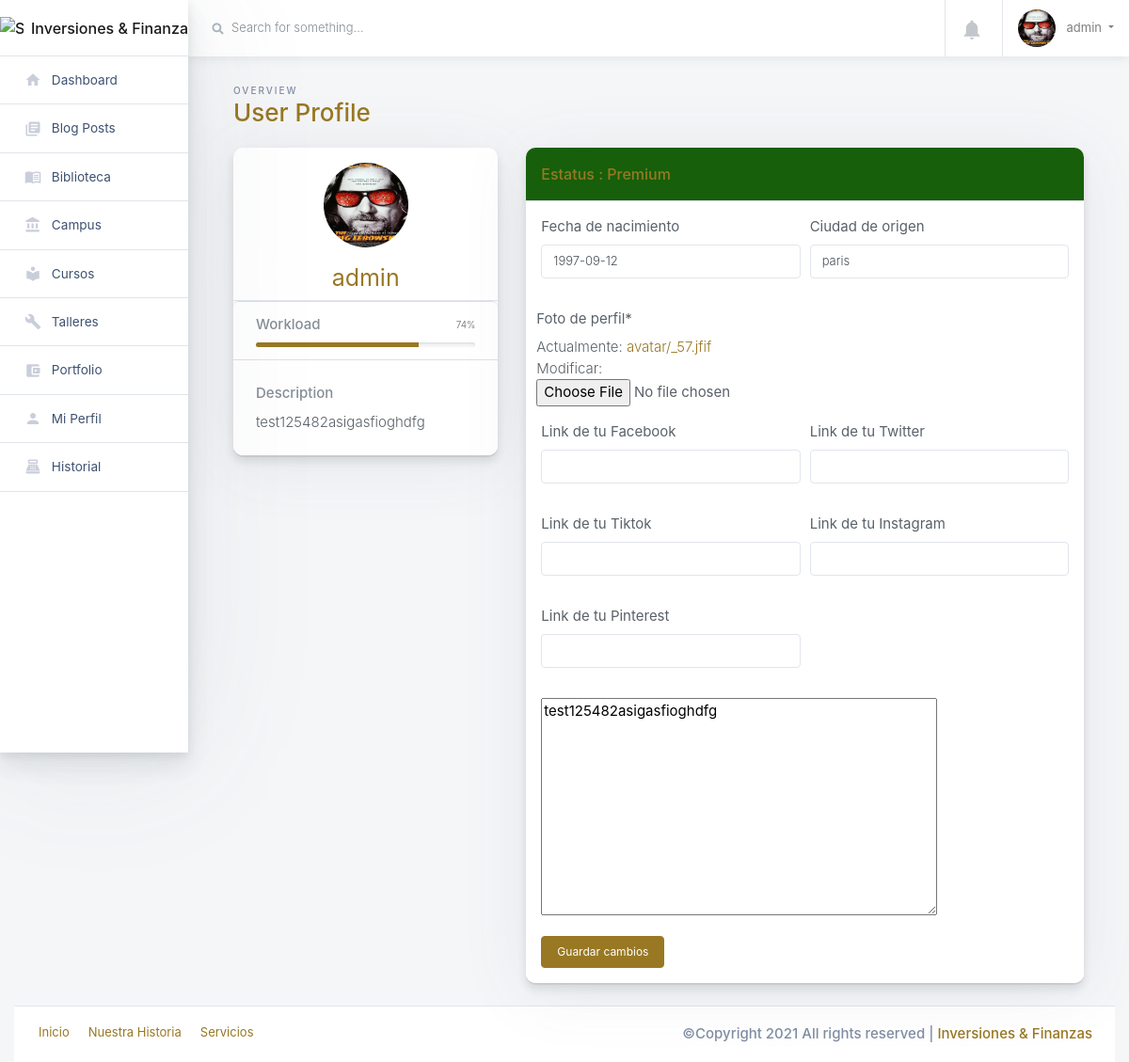
Page /muro/perfil/ (signed in) on the committed database.
### usuario/models.py (models this page shows, shortened)
class MyUser(AbstractUser):
    first_name = models.CharField("Nombre", max_length=150, blank=True)
    last_name = models.CharField("Apellidos", max_length=150, blank=True)
    pais = CountryField("País de origen", null=True, blank=True)
    telefono = PhoneNumberField("Número telefónico", null=True, blank=True)
    is_admin = models.BooleanField(default=False)
    is_staff = models.BooleanField(default=False)
    is_active = models.BooleanField(default=False)

### perfil/models.py (models this page shows, shortened)
class Perfil (models.Model):
    user = models.OneToOneField(MyUser,on_delete=models.CASCADE)
    edad = models.DateField("Fecha de nacimiento", null=True, blank=True)
    ciudad = models.CharField("Ciudad de origen", max_length=150,null=True, blank=True)
    foto_perfil = models.ImageField("Foto de perfil", upload_to='avatar/', default="inversorinteligente.png")
    bio = RichTextField("Descripción", null=True, blank=True)
    facebook = models.CharField("Link de tu Facebook",max_length=3000,  null=True, blank=True)
    twitter = models.CharField("Link de tu Twitter", max_length=3000, null=True, blank=True)
    tiktok = models.CharField("Link de tu Tiktok", max_length=3000, null=True, blank=True)
    instagram = models.CharField("Link de tu Instagram", max_length=3000, null=True, blank=True)
    pinterest = models.CharField("Link de tu Pinterest",max_length=3000, null=True, blank=True)

### muro/views.py (the view)
# urls.py: path('perfil/', views.perfil, name="perfil"),
@login_required(login_url='login')
def perfil(request):
    if request.method == 'POST':
        pform = ProfileUpdateForm(request.POST, request.FILES, instance=request.user.perfil)
        if pform.is_valid():
            pform.save()
            messages.success(request, f'Tu información se ha actualizado.')
            return redirect('perfil')
    else:
        pform = ProfileUpdateForm(instance=request.user.perfil)
    return render(request, 'perfil/perfil.html', {'pform': pform})

### perfil/forms.py
class ProfileUpdateForm(forms.ModelForm):
    class Meta:
        model = Perfil
        fields = [
            'edad',
            'ciudad',
            'foto_perfil',
            'bio',
            'facebook',
            'twitter',
            'tiktok',
            'instagram',
            'pinterest',
        ]

### notifs/views.py (called while the page is built)
def CountNotifications(request):
	count_notifications = 0
	if request.user.is_authenticated:
		count_notifications = Notifs.objects.filter(user=request.user, is_seen=False).count()
	return {'count_notifications':count_notifications}

### web/templatetags/extra.py (called while the page is built)
@register.filter(name='has_group')
def has_group(user, group_name):
    group = Group.objects.get(name=group_name)
    return True if group in user.groups.all() else False

### muro/templates/perfil/perfil.html (shortened to what this page needs)
{% extends "layouts/base.html" %}
{% load static %}
{% load crispy_forms_tags %}
{% load extra %}
{% block content %}
<div class="main-content-container container-fluid px-4">
  <div class="main-content-container container-fluid px-4">
        <div class="page-header row no-gutters py-4">
          <div class="col-12 col-sm-4 text-center text-sm-left mb-0">
            <span class="text-uppercase page-subtitle">Overview</span>
            <h3 class="page-title">User Profile</h3>
          </div>
        </div>
        <div class="row">
          <div class="col-lg-4">
            <div class="card card-small mb-4 pt-3">
              <div class=" border-bottom text-center">
                <div class="mb-3 mx-auto">
                  {% if user.perfil.foto_perfil %}
                  <img class="rounded-circle" src="{{ user.perfil.foto_perfil.url }}" alt="User Avatar" style="width: 90px; height: 90px;"> </div>
                  {% else %}
                  <img class="rounded-circle"  src="{% static 'website/img/core-img/inversorinteligente.png' %}" alt="User Avatar" width="110"> </div>
                  {% endif %}
                <h4 class="mb-0">
                    {{ request.user.username }}
                </h4>
              </div>
              <ul class="list-group list-group-flush">
                <li class="list-group-item px-4">
                  <div class="progress-wrapper">
                    <strong class="text-muted d-block mb-2">Workload</strong>
                    <div class="progress progress-sm">
                      <div class="progress-bar bg-primary" role="progressbar" aria-valuenow="74" aria-valuemin="0" aria-valuemax="100" style="width: 74%;">
                        <span class="progress-value">74%</span>
                      </div>
                    </div>
                  </div>
                </li>
                <li class="list-group-item p-4">
                  <strong class="text-muted d-block mb-2">Description</strong>
                  <span>{{ request.user.perfil.bio | safe }}</span>
                </li>
              </ul>
            </div>
          </div>
          <div class="col-lg-8">
            <div class="card card-small mb-4">
              <div class="card-header border-bottom">
                {% if request.user|has_group:"alumno" %}
                <h6 class="m-0">Estatus : Premium </h6>
                {% endif %}
              </div>
              <ul class="list-group list-group-flush">
                <li class="list-group-item p-3">
                  <div class="row">
                    <div class="col">
                      <form method="POST" enctype="multipart/form-data">
                        <div class="form-row">
                          <div class="form-group col-md-6">
                              {{ pform.edad|as_crispy_field }}
                          </div>
                          <div class="form-group col-md-6">
                              {{ pform.ciudad|as_crispy_field }}
                          </div>
                        </div>
                        <div class="form-row">
                            {{pform.foto_perfil|as_crispy_field}}
                        </div>
                        <div class="form-row">
                          <div class="form-group col-md-6">
                              {{ pform.facebook|as_crispy_field }}
                          </div>
                          <div class="form-group col-md-6">
                              {{ pform.twitter|as_crispy_field }}
                          </div>
                        </div>
                        <div class="form-row">
                          <div class="form-group col-md-6">
                              {{ pform.tiktok|as_crispy_field }}
                          </div>
                          <div class="form-group col-md-6">
                              {{ pform.instagram|as_crispy_field }}
                          </div>
                        </div>
                        <div class="form-row">
                          <div class="form-group col-md-6">
                              {{ pform.pinterest|as_crispy_field }}
                          </div>
                        </div>
                        <div class="form-group ">
                            {{pform.bio}}
                        </div>
                        <button type="submit" class="btn btn-accent">Guardar cambios</button>
                      </form>
                    </div>
                  </div>
                </li>
              </ul>
            </div>
          </div>
        </div>
      </div>
    </div>
  </div>
{% endblock content %}

### muro/templates/includes/navigation.html (shortened to what this page needs)
{% load static %}
{% load extra %}
          <div class="main-navbar sticky-top bg-white">
              <nav class="navbar align-items-stretch navbar-light flex-md-nowrap p-0">
                <form action="#" method="GET" class="main-navbar__search w-100 d-none d-md-flex d-lg-flex">
                  <div class="input-group input-group-seamless ml-3">
                    <div class="input-group-prepend">
                      <div class="input-group-text">
                        <i class="fas fa-search"></i>
                      </div>
                    </div>
                    <input class="navbar-search form-control" type="text" placeholder="Search for something..." aria-label="Search"> </div>
                </form>
                {% if user.is_authenticated %}
                  <ul class="navbar-nav border-left flex-row ">
                    <li class="nav-item border-right dropdown notifications">
                      <a class="nav-link nav-link-icon text-center" href="#" role="button" id="dropdownMenuLink" data-toggle="dropdown" aria-haspopup="true" aria-expanded="false">
                        <div class="nav-link-icon__wrapper">
                          <i class="material-icons">&#xE7F4;</i>
                        </div>
                      </a>
                    </li>
                    <li class="nav-item dropdown">
                      <a class="nav-link dropdown-toggle text-nowrap px-3" data-toggle="dropdown" href="#" role="button" aria-haspopup="true" aria-expanded="false">
                      {% if user.perfil.foto_perfil %}
                        <img class="user-avatar rounded-circle mr-2" src="{{ user.perfil.foto_perfil.url }}" alt="User Avatar" style="width: 40px; height: 40px;">
                      {% else %}
                        <img class="user-avatar rounded-circle mr-2" src="{% static 'website/img/core-img/inversorinteligente.png' %}" alt="User Avatar" style="width: 40px; height: 40px;">
                      {% endif %}
                        <span class="d-none d-md-inline-block">
                          {{ request.user.username }}
                        </span>
                        {% if request.user|has_group:"comentador" %}
                      </a>
                      <div class="dropdown-menu dropdown-menu-small">
                        <a class="dropdown-item" href="{% url 'perfil' %}">
                          <i class="material-icons">&#xE7FD;</i>Perfil</a>
                        <div class="dropdown-divider"></div>
                        <a class="dropdown-item text-danger" href={% url 'logout' %} >
                          <i class="material-icons text-danger">&#xE879;</i> Logout </a>
                      </div>
                      {% else %}
                      </a>
                      {% endif %}
                    </li>
                  </ul>
                {% endif %}
              </nav>
          </div>

### rows in the picture
MyUser: perfil.foto_perfil (picture), user.username "admin", user.perfil.bio "test125482asigasfioghdfg"
Perfil: edad "1997-09-12", ciudad "paris", bio "test125482asigasfioghdfg"
